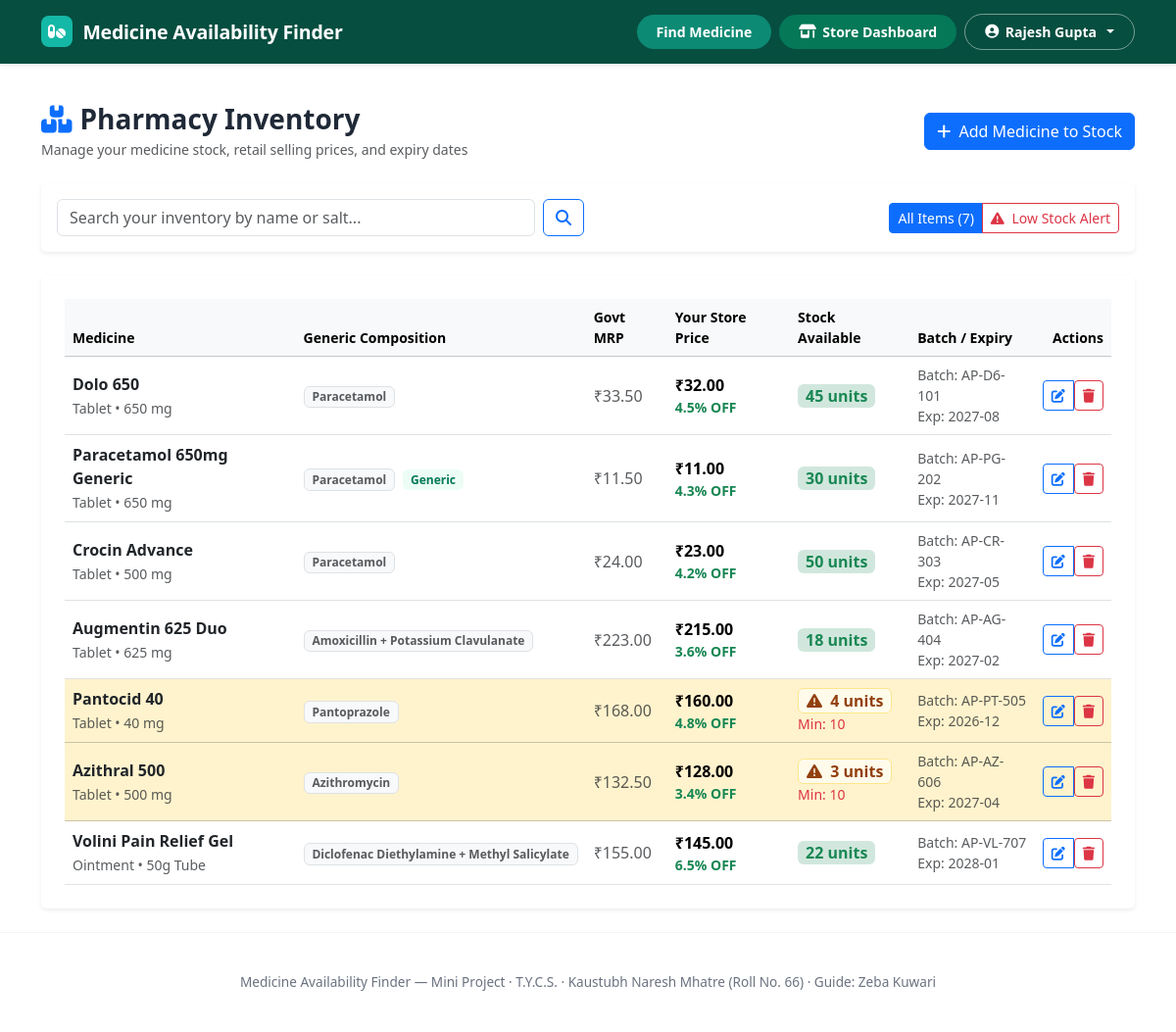
The app's page /store/inventory (signed in) with its own data.
### models.py (models this page shows, shortened)
class User(db.Model):
    __tablename__ = 'users'
    id = db.Column(db.Integer, primary_key=True)
    full_name = db.Column(db.String(120), nullable=False)
    email = db.Column(db.String(120), unique=True, nullable=False, index=True)
    password_hash = db.Column(db.String(256), nullable=False)
    role = db.Column(db.String(20), nullable=False, default='customer') # customer, store, supplier, admin
    phone = db.Column(db.String(20), nullable=True)
    created_at = db.Column(db.DateTime, default=datetime.utcnow)
    store_profile = db.relationship('Store', backref='owner', uselist=False, cascade='all, delete-orphan')
    supplier_profile = db.relationship('Supplier', backref='owner', uselist=False, cascade='all, delete-orphan')
    reservations = db.relationship('Reservation', backref='customer', lazy='dynamic')

class StoreInventory(db.Model):
    __tablename__ = 'store_inventory'
    id = db.Column(db.Integer, primary_key=True)
    store_id = db.Column(db.Integer, db.ForeignKey('stores.id'), nullable=False)
    medicine_id = db.Column(db.Integer, db.ForeignKey('medicines.id'), nullable=False)
    selling_price = db.Column(db.Float, nullable=False) # Discounted or retail price
    stock_quantity = db.Column(db.Integer, nullable=False, default=0)
    min_threshold = db.Column(db.Integer, nullable=False, default=10) # Alert if <= threshold
    batch_no = db.Column(db.String(50), nullable=True)
    expiry_date = db.Column(db.String(20), nullable=True) # YYYY-MM or YYYY-MM-DD
    last_updated = db.Column(db.DateTime, default=datetime.utcnow, onupdate=datetime.utcnow)
    @property
    def is_low_stock(self):
        return self.stock_quantity <= self.min_threshold
    @property
    def discount_percent(self):
        if self.medicine and self.medicine.default_mrp > 0:
            diff = self.medicine.default_mrp - self.selling_price
            if diff > 0:
                return round((diff / self.medicine.default_mrp) * 100, 1)
        return 0.0

class Medicine(db.Model):
    __tablename__ = 'medicines'
    id = db.Column(db.Integer, primary_key=True)
    name = db.Column(db.String(150), nullable=False, index=True) # e.g. Dolo 650, Crocin Advance
    generic_name = db.Column(db.String(150), nullable=False, index=True) # e.g. Paracetamol
    strength = db.Column(db.String(50), nullable=False) # e.g. 650 mg, 500 mg
    category = db.Column(db.String(50), nullable=False, default='Tablet') # Tablet, Syrup, Capsule, Drops, Ointment
    manufacturer = db.Column(db.String(120), nullable=True) # e.g. Micro Labs, GSK, Cipla
    default_mrp = db.Column(db.Float, nullable=False, default=0.0)
    uses = db.Column(db.Text, nullable=True) # Medical indications / symptoms
    dosage_info = db.Column(db.String(250), nullable=True) # Dosage advice
    prescription_required = db.Column(db.Boolean, default=False)
    is_generic = db.Column(db.Boolean, default=False) # True if sold under pure generic name
    inventory_entries = db.relationship('StoreInventory', backref='medicine', lazy='dynamic', cascade='all, delete-orphan')
    supplier_listings = db.relationship('SupplierCatalog', backref='medicine', lazy='dynamic', cascade='all, delete-orphan')

### routes/store_routes.py (the view, shortened to what this page needs)
@store_bp.route('/inventory', methods=['GET', 'POST'])
@login_required
@role_required('store')
def inventory():
    store = get_current_store()
    if not store:
        return redirect(url_for('customer.index'))
    filter_type = request.args.get('filter', 'all')
    search_q = request.args.get('q', '').strip()
    inv_query = StoreInventory.query.join(Medicine).filter(StoreInventory.store_id == store.id)
    if search_q:
        inv_query = inv_query.filter(
            (Medicine.name.ilike(f"%{search_q}%")) |
            (Medicine.generic_name.ilike(f"%{search_q}%"))
        )
    all_items = inv_query.all()
    if filter_type == 'low_stock':
        all_items = [item for item in all_items if item.is_low_stock]
    all_medicines = Medicine.query.order_by(Medicine.name).all()
    return render_template(
        'store/inventory.html',
        store=store,
        inventory_items=all_items,
        all_medicines=all_medicines,
        filter_type=filter_type,
        search_q=search_q
    )

### routes/auth_routes.py (called while the page is built)
def login_required(f):
    @wraps(f)
    def decorated_function(*args, **kwargs):
        if 'user_id' not in session:
            flash('Please log in to access this page.', 'warning')
            return redirect(url_for('auth.login', next=request.url))
        return f(*args, **kwargs)
    return decorated_function

def role_required(*allowed_roles):
    def decorator(f):
        @wraps(f)
        def decorated_function(*args, **kwargs):
            if 'user_id' not in session:
                flash('Please log in first.', 'warning')
                return redirect(url_for('auth.login', next=request.url))
            user_role = session.get('user_role')
            if user_role not in allowed_roles:
                flash(f'Unauthorized access. This area is reserved for {", ".join(allowed_roles)}.', 'danger')
                return redirect(url_for('customer.index'))
            return f(*args, **kwargs)
        return decorated_function
    return decorator

### routes/store_routes.py (called while the page is built)
def get_current_store():
    store_id = session.get('store_id')
    if not store_id:
        store = Store.query.filter_by(user_id=session.get('user_id')).first()
        if store:
            session['store_id'] = store.id
            session['store_name'] = store.store_name
            return store
    else:
        return db.session.get(Store, store_id)
    return None

### templates/store/inventory.html (shortened to what this page needs)
{% extends 'base.html' %}
{% block content %}
<div class="container py-4">
    <div class="d-flex flex-column flex-md-row justify-content-between align-items-md-center gap-3 mb-4">
        <div>
            <h3 class="fw-bold mb-1"><i class="fa-solid fa-boxes-stacked text-primary me-2"></i>Pharmacy Inventory</h3>
            <p class="text-muted small mb-0">Manage your medicine stock, retail selling prices, and expiry dates</p>
        </div>
        <button class="btn btn-primary" data-bs-toggle="modal" data-bs-target="#addMedicineModal">
            <i class="fa-solid fa-plus me-1"></i> Add Medicine to Stock
        </button>
    </div>
    <div class="card p-3 mb-4 shadow-sm border-0">
        <div class="row g-2 align-items-center">
            <div class="col-md-6">
                <form action="{{ url_for('store.inventory') }}" method="GET" class="d-flex gap-2">
                    <input type="text" name="q" value="{{ search_q }}" class="form-control" placeholder="Search your inventory by name or salt...">
                    <button type="submit" class="btn btn-outline-primary"><i class="fa-solid fa-magnifying-glass"></i></button>
                </form>
            </div>
            <div class="col-md-6 text-md-end">
                <div class="btn-group">
                    <a href="{{ url_for('store.inventory', filter='all') }}" class="btn btn-sm {% if filter_type == 'all' %}btn-primary{% else %}btn-outline-secondary{% endif %}">
                        All Items ({{ inventory_items | length }})
                    </a>
                    <a href="{{ url_for('store.inventory', filter='low_stock') }}" class="btn btn-sm {% if filter_type == 'low_stock' %}btn-danger{% else %}btn-outline-danger{% endif %}">
                        <i class="fa-solid fa-triangle-exclamation me-1"></i> Low Stock Alert
                    </a>
                </div>
            </div>
        </div>
    </div>
    <div class="card p-4 shadow-sm border-0">
        {% if inventory_items %}
        <div class="table-responsive">
            <table class="table table-hover align-middle mb-0">
                <thead class="table-light small">
                    <tr>
                        <th>Medicine</th>
                        <th>Generic Composition</th>
                        <th>Govt MRP</th>
                        <th>Your Store Price</th>
                        <th>Stock Available</th>
                        <th>Batch / Expiry</th>
                        <th class="text-end">Actions</th>
                    </tr>
                </thead>
                <tbody>
                    {% for item in inventory_items %}
                    <tr class="{% if item.is_low_stock %}table-warning{% endif %}">
                        <td>
                            <strong class="text-dark d-block">{{ item.medicine.name }}</strong>
                            <small class="text-muted">{{ item.medicine.category }} • {{ item.medicine.strength }}</small>
                        </td>
                        <td>
                            <span class="badge bg-light text-muted border">{{ item.medicine.generic_name }}</span>
                            {% if item.medicine.is_generic %}
                            <span class="badge badge-generic ms-1">Generic</span>
                            {% endif %}
                        </td>
                        <td class="text-muted">{{ item.medicine.default_mrp | currency }}</td>
                        <td>
                            <strong class="text-teal fs-6">{{ item.selling_price | currency }}</strong>
                            {% if item.discount_percent > 0 %}
                            <small class="text-success fw-bold d-block">{{ item.discount_percent }}% OFF</small>
                            {% endif %}
                        </td>
                        <td>
                            {% if item.is_low_stock %}
                            <span class="badge badge-low-stock fs-6 px-2 py-1">
                                <i class="fa-solid fa-triangle-exclamation me-1"></i> {{ item.stock_quantity }} units
                            </span>
                            <small class="text-danger d-block">Min: {{ item.min_threshold }}</small>
                            {% else %}
                            <span class="badge bg-success-subtle text-success fs-6 px-2 py-1">
                                {{ item.stock_quantity }} units
                            </span>
                            {% endif %}
                        </td>
                        <td class="small text-muted">
                            <div>Batch: {{ item.batch_no or 'N/A' }}</div>
                            <div>Exp: {{ item.expiry_date or 'N/A' }}</div>
                        </td>
                        <td class="text-end">
                            <div class="btn-group">
                                <button type="button" class="btn btn-sm btn-outline-primary" data-bs-toggle="modal" data-bs-target="#editModal{{ item.id }}">
                                    <i class="fa-solid fa-pen-to-square"></i>
                                </button>
                                <form action="{{ url_for('store.delete_inventory', item_id=item.id) }}" method="POST" onsubmit="return confirm('Remove {{ item.medicine.name }} from your store stock?');" class="d-inline">
                                    <button type="submit" class="btn btn-sm btn-outline-danger">
                                        <i class="fa-solid fa-trash"></i>
                                    </button>
                                </form>
                            </div>
                        </td>
                    </tr>
                    {% endfor %}
                </tbody>
            </table>
        </div>
        {% endif %}
    </div>
</div>
{% endblock %}

### templates/base.html (shortened to what this page needs)
<!DOCTYPE html>
<html lang="en">
<head>
    <link href="https://cdn.jsdelivr.net/npm/bootstrap@5.3.3/dist/css/bootstrap.min.css" rel="stylesheet">
    <link href="https://cdnjs.cloudflare.com/ajax/libs/font-awesome/6.5.2/css/all.min.css" rel="stylesheet">
    <link rel="stylesheet" href="https://unpkg.com/leaflet@1.9.4/dist/leaflet.css" />
    <link rel="stylesheet" href="{{ url_for('static', filename='css/style.css') }}">
</head>
<body>
    <header class="navbar-custom">
        <div class="container d-flex justify-content-between align-items-center">
            <a href="{{ url_for('customer.index') }}" class="brand-wrapper">
                <div class="brand-icon">
                    <i class="fa-solid fa-pills"></i>
                </div>
                <span class="brand-title">Medicine Availability Finder</span>
            </a>
            <div class="d-flex align-items-center gap-2">
                <a href="{{ url_for('customer.index') }}" class="nav-pill-btn">
                    Find Medicine
                </a>
                {% if is_logged_in and user_role == 'store' %}
                <a href="{{ url_for('store.dashboard') }}" class="nav-pill-btn" style="background-color: #047857;">
                    <i class="fa-solid fa-shop"></i> Store Dashboard
                </a>
                {% else %}
                <a href="{{ url_for('auth.login') }}" class="nav-pill-outline">
                    Pharmacy Portal
                </a>
                {% endif %}
                <div class="dropdown">
                    <button class="nav-pill-outline dropdown-toggle" type="button" data-bs-toggle="dropdown" aria-expanded="false">
                        {% if is_logged_in %}
                            <i class="fa-solid fa-circle-user"></i> {{ current_user.full_name | truncate(15) }}
                        {% else %}
                            Portals
                        {% endif %}
                    </button>
                </div>
            </div>
        </div>
    </header>
    <main class="flex-grow-1">
        {% block content %}{% endblock %}
    </main>
    <footer class="site-footer">
        <div class="container">
            Medicine Availability Finder — Mini Project &middot; T.Y.C.S. &middot; Kaustubh Naresh Mhatre (Roll No. 66) &middot; Guide: Zeba Kuwari
        </div>
    </footer>
</body>
</html>

### static/css/style.css (style rules this page uses)
:root { --primary-teal: #064e40; --primary-teal-dark: #04382e; --teal-accent: #0d8a74; --teal-accent-hover: #0a6f5d; --mint-badge: #14b8a6; --body-bg: #ffffff; --text-heading: #0a3d36; --text-sub: #4b5563; --border-light: #e5e7eb; --card-bg: #ffffff; --success-green: #10b981; --warning-amber: #f59e0b; --danger-red: #ef4444; }
body { font-family: 'Segoe UI', system-ui, -apple-system, sans-serif; background-color: var(--body-bg); color: #1f2937; min-height: 100vh; display: flex; flex-direction: column; }
.navbar-custom { background-color: var(--primary-teal); padding: 0.85rem 1rem; box-shadow: 0 2px 4px rgba(0, 0, 0, 0.08); }
.brand-wrapper { display: flex; align-items: center; gap: 0.65rem; text-decoration: none; }
.brand-icon { width: 32px; height: 32px; background-color: var(--mint-badge); border-radius: 8px; display: flex; align-items: center; justify-content: center; color: white; font-size: 1rem; font-weight: bold; }
.brand-title { color: #ffffff; font-weight: 700; font-size: 1.22rem; letter-spacing: -0.2px; margin: 0; }
.nav-pill-btn { background-color: var(--teal-accent); color: #ffffff !important; border-radius: 9999px; padding: 0.45rem 1.25rem; font-size: 0.88rem; font-weight: 600; text-decoration: none; transition: all 0.2s ease; border: none; display: inline-flex; align-items: center; gap: 0.4rem; }
.nav-pill-outline { background-color: transparent; color: #ffffff !important; border-radius: 9999px; padding: 0.45rem 1.25rem; font-size: 0.88rem; font-weight: 600; text-decoration: none; border: 1px solid rgba(255, 255, 255, 0.45); transition: all 0.2s ease; display: inline-flex; align-items: center; gap: 0.4rem; }
.badge-low-stock { background-color: #fffbeb; color: #92400e; border: 1px solid #fde68a; font-weight: 600; border-radius: 6px; padding: 0.25rem 0.5rem; }
.badge-generic { background-color: #ecfdf5; color: #047857; font-weight: 600; border-radius: 6px; font-size: 0.75rem; }
.site-footer { margin-top: auto; padding: 2.5rem 1rem; text-align: center; border-top: 1px solid #f3f4f6; color: #6b7280; font-size: 0.85rem; }

### records on screen
User: full_name "Rajesh Gupta"
StoreInventory: medicine.name "Dolo 650", medicine.category "Tablet", medicine.strength "650 mg", medicine.generic_name "Paracetamol", medicine.default_mrp "₹33.50", selling_price "₹32.00", discount_percent "4.5", stock_quantity "45", batch_no "AP-D6-101", expiry_date "2027-08"
StoreInventory: medicine.name "Paracetamol 650mg Generic", medicine.category "Tablet", medicine.strength "650 mg", medicine.generic_name "Paracetamol", medicine.default_mrp "₹11.50", selling_price "₹11.00", discount_percent "4.3", stock_quantity "30", batch_no "AP-PG-202", expiry_date "2027-11"
StoreInventory: medicine.name "Crocin Advance", medicine.category "Tablet", medicine.strength "500 mg", medicine.generic_name "Paracetamol", medicine.default_mrp "₹24.00", selling_price "₹23.00", discount_percent "4.2", stock_quantity "50", batch_no "AP-CR-303", expiry_date "2027-05"
StoreInventory: medicine.name "Augmentin 625 Duo", medicine.category "Tablet", medicine.strength "625 mg", medicine.generic_name "Amoxicillin + Potassium Clavulanate", medicine.default_mrp "₹223.00", selling_price "₹215.00", discount_percent "3.6", stock_quantity "18", batch_no "AP-AG-404", expiry_date "2027-02"
StoreInventory: medicine.name "Pantocid 40", medicine.category "Tablet", medicine.strength "40 mg", medicine.generic_name "Pantoprazole", medicine.default_mrp "₹168.00", selling_price "₹160.00", discount_percent "4.8", stock_quantity "4", min_threshold "10", batch_no "AP-PT-505", expiry_date "2026-12"
StoreInventory: medicine.name "Azithral 500", medicine.category "Tablet", medicine.strength "500 mg", medicine.generic_name "Azithromycin", medicine.default_mrp "₹132.50", selling_price "₹128.00", discount_percent "3.4", stock_quantity "3", min_threshold "10", batch_no "AP-AZ-606", expiry_date "2027-04"
StoreInventory: medicine.name "Volini Pain Relief Gel", medicine.category "Ointment", medicine.strength "50g Tube", medicine.generic_name "Diclofenac Diethylamine + Methyl Salicylate", medicine.default_mrp "₹155.00", selling_price "₹145.00", discount_percent "6.5", stock_quantity "22", batch_no "AP-VL-707", expiry_date "2028-01"

### other values on screen
{{ inventory_items | length }} "7"
